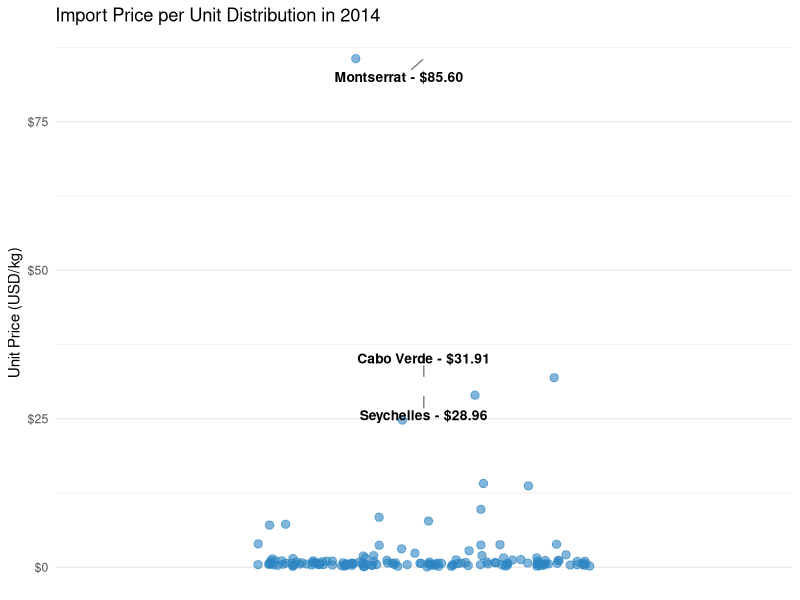

The R script that drew this image:
library(tidyverse)
library(ggrepel)

PlasticTrade <- read.csv("UN_Trimmed_1988-2024.csv", header=TRUE)

# Looking at the data for china
# PlasticTrade %>%
#   filter(Country == "China") %>%
#   mutate(Qty_Billion = Qty / 1000000000) %>%  # Create the scaled column
#   ggplot(aes(x = Year, y = Qty_Billion, color = flowDesc)) +
#   geom_line(linewidth = 1) +
#   geom_point() +
#   scale_color_manual(values = c("Import" = "blue", "Export" = "red")) +
#   scale_y_continuous(labels = scales::comma) +
#   labs(title = "Import and Export Quantity for China Over Time",
#        x = "Year",
#        y = "Quantity (Billions)",  # Update the label
#        color = "Flow Type") +
#   theme_minimal()

# Looking at value of import and export plastic waste for china

# PlasticTrade %>%
#   filter(Country == "China") %>%
#   mutate(PrimaryValue_Billion = PrimaryValue / 1000000000) %>%  # Create the scaled column
#   ggplot(aes(x = Year, y = PrimaryValue_Billion, color = flowDesc)) +
#   geom_line(linewidth = 1) +
#   geom_point() +
#   scale_color_manual(values = c("Import" = "blue", "Export" = "red")) +
#   scale_y_continuous(labels = scales::comma) +
#   labs(title = "Import and Export Value for China Over Time",
#        x = "Year",
#        y = "Value (USD Billions)",  # Update the label
#        color = "Flow Type") +
#   theme_minimal()

# Looking at the value per kg for imports and exports in china

# PlasticTrade %>%
#   filter(Country == "China") %>%
#   mutate(ValuePerKg = PrimaryValue / Qty) %>%
#   ggplot(aes(x = Year, y = ValuePerKg, color = flowDesc)) +
#   geom_line(linewidth = 1) +
#   geom_point() +
#   scale_color_manual(values = c("Import" = "blue", "Export" = "red")) +
#   scale_y_continuous(labels = scales::comma) +
#   labs(title = "Value per Kg for China Over Time",
#        x = "Year",
#        y = "Value per Kg (USD)",  # Update the label
#        color = "Flow Type") +
#   theme_minimal()

# Looking at which countries import the most plastic waste in 2024

# PlasticTrade %>%
#   filter(Year == 2024, flowDesc == "Import") %>%
#   filter(Qty > 0, PrimaryValue > 0) %>%
#   ggplot(aes(x = PrimaryValue, y = Qty)) +
#   geom_point(alpha = 0.6, color = "blue") +
#   
#   # Set log scales
#   scale_x_log10(labels = scales::comma) +
#   scale_y_log10(labels = scales::comma) +
#   
#   # Add the log tick marks on the outside of the axes
#   annotation_logticks() + 
#   
#   labs(title = "Import Quantity vs Value for All Countries (2024)",
#        x = "Primary Value (USD)",
#        y = "Quantity") +
#   
#   theme_minimal() +
#   
#   # Explicitly style the grid lines to make the 'log lines' visible
#   theme(
#     panel.grid.major = element_line(color = "grey80"), # Major lines (powers of 10)
#     panel.grid.minor = element_line(color = "grey90")  # Minor lines (subdivisions)
#   )

# Comparing value per kg for exports to value per kg for imports in 2024

# plot_data <- PlasticTrade %>%
#   filter(Year == 2004) %>%
#   select(Country, flowDesc, Qty, PrimaryValue) %>%
#   pivot_wider(names_from = flowDesc, values_from = c(Qty, PrimaryValue)) %>%
#   filter(Qty_Import > 0, Qty_Export > 0, 
#          PrimaryValue_Import > 0, PrimaryValue_Export > 0) %>%
#   mutate(
#     Import_UnitValue = PrimaryValue_Import / Qty_Import,
#     Export_UnitValue = PrimaryValue_Export / Qty_Export,
#     Ratio = Export_UnitValue / Import_UnitValue
#   )
# 
# # Identify Extreme Values (Same as before)
# top_ratio <- plot_data %>% slice_max(order_by = Ratio, n = 3) %>% pull(Country)
# bottom_ratio <- plot_data %>% slice_min(order_by = Ratio, n = 3) %>% pull(Country)
# top_export <- plot_data %>% slice_max(order_by = Export_UnitValue, n = 3) %>% pull(Country)
# top_import <- plot_data %>% slice_max(order_by = Import_UnitValue, n = 3) %>% pull(Country)
# countries_to_label <- unique(c(top_ratio, bottom_ratio, top_export, top_import))
# 
# # Plot 
# plot_data %>%
#   ggplot(aes(x = Import_UnitValue, y = Export_UnitValue)) +
#   geom_point(alpha = 0.6, color = "steelblue", size = 2) +
#   
#   # --- THE KEY CHANGE IS HERE ---
#   geom_text_repel(
#     data = filter(plot_data, Country %in% countries_to_label),
#     aes(label = Country),
#     size = 3.5,
#     fontface = "bold",
#     box.padding = 0.5,   # Space around the label
#     point.padding = 0.3, # Space around the data point
#     force = 2            # Strength of the repulsion
#   ) +
#   # ------------------------------
# 
# geom_abline(intercept = 0, slope = 1, linetype = "dashed", color = "red") +
#   
#   scale_x_log10(labels = scales::dollar) +
#   scale_y_log10(labels = scales::dollar) +
#   annotation_logticks() +
#   
#   labs(title = "Export vs. Import Value per Kg (2004)",
#        x = "Import Value per Kg (USD)",
#        y = "Export Value per Kg (USD)") +
#   theme_minimal()

# # Comparing import and export value to define trade value in 2024
# plot_data <- PlasticTrade %>%
#   filter(Year == 2004) %>%
#   select(Country, flowDesc, PrimaryValue) %>%
#   pivot_wider(names_from = flowDesc, values_from = PrimaryValue) %>%
#   filter(Import > 0, Export > 0) %>%
#   mutate(
#     NetValue = Import - Export,
#     Status = ifelse(NetValue > 0, "Profit (Net Importer)", "Pay to remove (Net Exporter)"),
#     LogDistance = abs(log10(Import) - log10(Export))
#   )
# 
# # Identify 5 Extremes for EACH group
# extreme_countries <- plot_data %>%
#   group_by(Status) %>%                # Group by the side of the line
#   slice_max(order_by = LogDistance, n = 5) %>% # Take top 5 from each group
#   pull(Country)
# 
# # Plot
# ggplot(plot_data, aes(x = Export, y = Import, color = Status)) +
#   geom_point(alpha = 0.7, size = 3) +
#   
#   geom_abline(intercept = 0, slope = 1, linetype = "dashed", color = "black") +
#   
#   # Label the specific countries identified above
#   geom_text_repel(
#     data = filter(plot_data, Country %in% extreme_countries),
#     aes(label = Country),
#     size = 3.5,
#     fontface = "bold",
#     box.padding = 0.5,
#     force = 2,
#     color = "black"
#   ) +
#   
#   scale_x_log10(labels = scales::dollar) +
#   scale_y_log10(labels = scales::dollar) +
#   annotation_logticks() +
#   
#   scale_color_manual(values = c("Profit (Net Importer)" = "green", 
#                                 "Pay to remove (Net Exporter)" = "red")) +
#   
#   labs(title = "Import vs. Export Value (2004)",
#        x = "Total Export Value (USD)",
#        y = "Total Import Value (USD)",
#        color = "Status") +
#   theme_minimal()

# # Plotting the most volatile countries, i.e. ones with the biggest fluctuations
# 
# top_volatile_countries <- PlasticTrade %>%
#   group_by(Country) %>%
#   summarise(volatility = sd(Qty, na.rm = TRUE)) %>%
#   arrange(desc(volatility)) %>%
#   head(6) %>% 
#   pull(Country)
# 
# # Plot (Overlaid)
# PlasticTrade %>%
#   filter(Country %in% top_volatile_countries) %>%
#   ggplot(aes(x = Year, y = Qty/1000000000, color = Country, linetype = flowDesc)) +
#   geom_line(linewidth = 1) +
#   
#   # Use comma formatting for the Y axis
#   scale_y_continuous(labels = scales::comma) +
#   
#   labs(title = "Plastic Waste Trade: Top 6 Volatile Countries",
#        y = "Quantity (billion kg)",
#        x = "Year",
#        color = "Country",
#        linetype = "Flow") +
#   theme_minimal()

# ----
# # Plotting price per unit variations for Cyprus!
# PlasticTrade %>%
#   filter(Country == "Cyprus", flowDesc == "Import") %>%
#   filter(Qty > 0, PrimaryValue > 0) %>%
#   mutate(UnitPrice = PrimaryValue / Qty) %>%
#   
#   ggplot(aes(x = Year, y = UnitPrice)) +
#   
#   # Line shows the trend
#   geom_line(color = "#2E86C1", alpha = 0.6, linewidth = 1) +
#   
#   geom_point(color = "#2E86C1", size = 2, alpha = 0.8) +
#   
#   scale_y_continuous(labels = scales::dollar) +
#   
#   labs(title = "Unit Price of Plastic Waste Imports: Cyprus",
#        x = "Year",
#        y = "Price per Unit (USD/kg)") +
#   
#   theme_minimal()

# Finding the most variable year for unit prices
most_volatile_year_row <- PlasticTrade %>%
  filter(Year >= 2004, Qty > 0, PrimaryValue > 0) %>%
  mutate(UnitPrice = PrimaryValue / Qty) %>%
  group_by(Year) %>%
  summarise(
    SD_Price = sd(UnitPrice, na.rm = TRUE)
  ) %>%
  arrange(desc(SD_Price)) %>% # Sort descending to find the highest SD
  slice(1)                    # Take the top 1

# Extract the actual year and the SD value for the label
target_year <- most_volatile_year_row$Year
sd_value <- round(most_volatile_year_row$SD_Price, 1)

print(paste("The most volatile year was", target_year, "with an SD of", sd_value))


# 2. Filter data for that specific year (Imports only)
plot_data_import <- PlasticTrade %>%
  filter(Year == target_year, Qty > 0, PrimaryValue > 0, flowDesc == "Import") %>%
  mutate(UnitPrice = PrimaryValue / Qty)


# 3. Identify the Top 5 Extreme Locations (The "Volatile" outliers)
top_5_outliers <- plot_data_import %>% 
  slice_max(order_by = UnitPrice, n = 3)


# 4. Plot
ggplot(plot_data_import, aes(x = 1, y = UnitPrice)) + 
  
  # Jitter points show the full distribution of prices
  geom_jitter(width = 0.1, size = 2.5, alpha = 0.6, color = "#2E86C1") +
  
  # Label the top 5 locations
  geom_text_repel(
    data = top_5_outliers,
    aes(label = paste(Country, "-", scales::dollar(UnitPrice))),
    size = 3.5,
    fontface = "bold",
    force = 15,
    box.padding = 0.6,
    segment.color = 'grey50',
    min.segment.length = 0
  ) +
  
  scale_y_continuous(labels = scales::dollar) +
  scale_x_continuous(limits = c(0.8, 1.2), breaks = NULL) +
  
  labs(title = paste("Import Price per Unit Distribution in", target_year),
       x = NULL,
       y = "Unit Price (USD/kg)") +
  
  theme_minimal() +
  theme(
    panel.grid.major.x = element_blank(),
    panel.grid.minor.x = element_blank()
  )